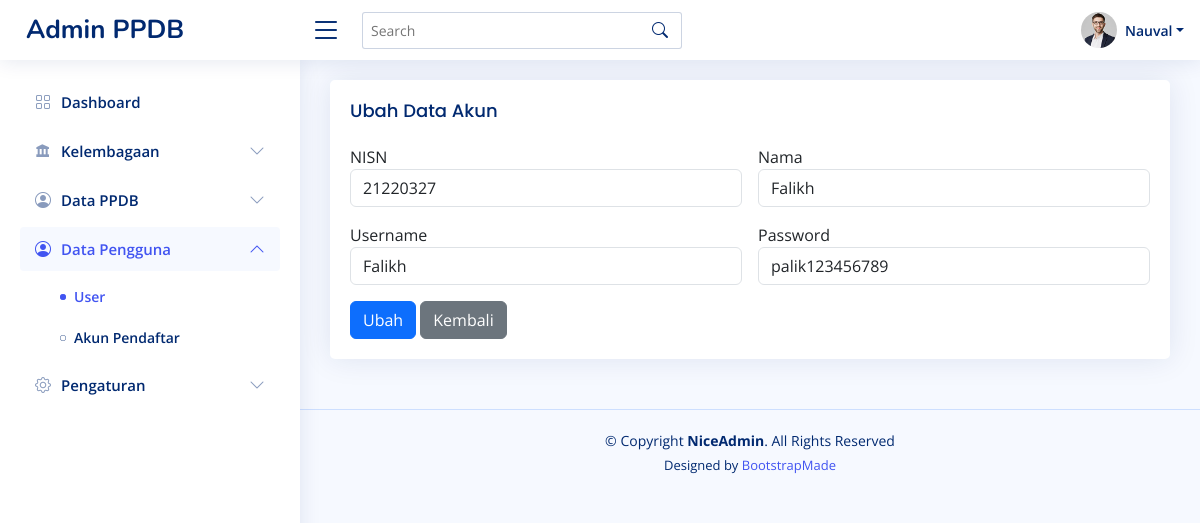
The app's page /admin/data_pengguna/edit-akun.php?id=2 (signed in) with its own data.
### tables this page shows
CREATE TABLE `tb_register` (
  `id_register` int(11) NOT NULL,
  `nisn` int(11) NOT NULL,
  `nama_pendaftar` varchar(30) NOT NULL,
  `username` varchar(15) NOT NULL,
  `password` varchar(20) NOT NULL
);

### admin/data_pengguna/edit-akun.php (the view, shortened to what this page needs)
<!DOCTYPE html>
<html lang="en">
<?php
$koneksi = new mysqli("localhost", "root", "", "ppdb_db");
if (isset($_GET['id'])) {
    $sql_cek = "SELECT * FROM tb_register WHERE id_register='" . $_GET['id'] . "'";
    $query_cek = mysqli_query($koneksi, $sql_cek);
    $akun_cek = mysqli_fetch_array($query_cek, MYSQLI_BOTH);
}
?>
<head>
    <link href="../assets/vendor/bootstrap/css/bootstrap.min.css" rel="stylesheet">
    <link href="../assets/vendor/bootstrap-icons/bootstrap-icons.css" rel="stylesheet">
    <link href="../assets/vendor/boxicons/css/boxicons.min.css" rel="stylesheet">
    <link href="../assets/vendor/quill/quill.snow.css" rel="stylesheet">
    <link href="../assets/vendor/quill/quill.bubble.css" rel="stylesheet">
    <link href="../assets/vendor/remixicon/remixicon.css" rel="stylesheet">
    <link href="../assets/vendor/simple-datatables/style.css" rel="stylesheet">
    <link href="../assets/css/style.css" rel="stylesheet">
</head>
<body>
    <header id="header" class="header fixed-top d-flex align-items-center">
        <div class="d-flex align-items-center justify-content-between">
            <a href="index.html" class="logo d-flex align-items-center">
                <span class="d-none d-lg-block">Admin PPDB</span>
            </a>
            <i class="bi bi-list toggle-sidebar-btn"></i>
        </div>
        <div class="search-bar">
            <form class="search-form d-flex align-items-center" method="POST" action="#">
                <input type="text" name="query" placeholder="Search" title="Enter search keyword">
                <button type="submit" title="Search"><i class="bi bi-search"></i></button>
            </form>
        </div>
        <nav class="header-nav ms-auto">
            <ul class="d-flex align-items-center">
                <li class="nav-item dropdown pe-3">
                    <a class="nav-link nav-profile d-flex align-items-center pe-0" href="#" data-bs-toggle="dropdown">
                        <img src="../assets/img/profile-img.jpg" alt="Profile" class="rounded-circle">
                        <span class="d-none d-md-block dropdown-toggle ps-2"><?php echo $_SESSION['username']; ?></span>
                    </a>
                </li>
            </ul>
        </nav>
    </header>
    <aside id="sidebar" class="sidebar">
        <ul class="sidebar-nav" id="sidebar-nav">
            <li class="nav-item">
                <a class="nav-link collapsed" href="">
                    <i class="bi bi-grid"></i>
                    <span>Dashboard</span>
                </a>
            </li>
            <li class="nav-item">
                <a class="nav-link collapsed" data-bs-target="#lembaga-nav" data-bs-toggle="collapse" href="#">
                    <i class="bx bxs-landmark"></i><span>Kelembagaan</span><i class="bi bi-chevron-down ms-auto"></i>
                </a>
            </li>
            <li class="nav-item">
                <a class="nav-link collapsed" data-bs-target="#ppdb-nav" data-bs-toggle="collapse" href="#">
                    <i class="bi bi-person-circle"></i><span>Data PPDB</span><i class="bi bi-chevron-down ms-auto"></i>
                </a>
            </li>
            <li class="nav-item">
                <a class="nav-link" data-bs-target="#pengguna-nav" data-bs-toggle="collapse" href="#">
                    <i class="bi bi-person-circle"></i><span>Data Pengguna</span><i class="bi bi-chevron-down ms-auto"></i>
                </a>
                <ul id="pengguna-nav" class="nav-content collapse show" data-bs-parent="#sidebar-nav">
                    <li>
                        <a href="user/user.php" class="active">
                            <i class="bi bi-circle"></i><span>User</span>
                        </a>
                    </li>
                    <li>
                        <a href="#">
                            <i class="bi bi-circle"></i><span>Akun Pendaftar</span>
                        </a>
                    </li>
                </ul>
            </li>
            <li class="nav-item">
                <a class="nav-link collapsed" data-bs-target="#pengaturan-nav" data-bs-toggle="collapse" href="#">
                    <i class="bi bi-gear"></i><span>Pengaturan</span><i class="bi bi-chevron-down ms-auto"></i>
                </a>
            </li>
        </ul>
    </aside>
    <main id="main" class="main">
        <section class="section">
            <div class="row">
                <div class="col-lg-12">
                    <div class="card">
                        <div class="card-body">
                            <h5 class="card-title">Ubah Data Akun</h5>
                            <form class="row g-3" method="POST" enctype="multipart/form-data">
                                <div class="col-md-6">
                                    <label>NISN</label>
                                    <input type="text" name="nisn" class="form-control" value="<?php echo $akun_cek['nisn']; ?>" readonly  />
                                </div>
                                <div class="col-md-6">
                                    <label>Nama</label>
                                    <input type="text" name="nama_pendaftar" class="form-control" value="<?php echo $akun_cek['nama_pendaftar']; ?>" />
                                </div>
                                <div class="col-md-6">
                                    <label>Username</label>
                                    <input type="text" name="username" class="form-control" value="<?php echo $akun_cek['username']; ?>" />
                                </div>
                                <div class="col-md-6">
                                    <label>Password</label>
                                    <input type="text" name="password" class="form-control" value="<?php echo $akun_cek['password']; ?>" />
                                </div>
                                <div class="text-right">
                                    <button type="submit" name="Ubah" class="btn btn-primary">Ubah</button>
                                    <a href="akun_pendaftar.php" class="btn btn-secondary">Kembali</a>
                                </div>
                            </form>
                        </div>
                    </div>
                </div>
            </div>
        </section>
</html>
<footer id="footer" class="footer">
    <div class="copyright">
        &copy; Copyright <strong><span>NiceAdmin</span></strong>. All Rights Reserved
    </div>
    <div class="credits">
        Designed by <a href="https://bootstrapmade.com/">BootstrapMade</a>
    </div>
</footer>
</body>
</html>

### admin/assets/css/style.css (style rules this page uses)
:root { scroll-behavior: smooth; }
body { font-family: "Open Sans", sans-serif; background: #f6f9ff; color: #444444; }
a { color: #4154f1; text-decoration: none; }
h1, h2, h3, h4, h5, h6 { font-family: "Nunito", sans-serif; }
#main { margin-top: 60px; padding: 20px 30px; transition: all 0.3s; }
.card { margin-bottom: 30px; border: none; border-radius: 5px; box-shadow: 0px 0 30px rgba(1, 41, 112, 0.1); }
.card-title { padding: 20px 0 15px 0; font-size: 18px; font-weight: 500; color: #012970; font-family: "Poppins", sans-serif; }
.card-body { padding: 0 20px 20px 20px; }
.logo { line-height: 1; }
@media (min-width: 1200px) { .logo { width: 280px; } }
.logo span { font-size: 26px; font-weight: 700; color: #012970; font-family: "Nunito", sans-serif; }
.header { transition: all 0.5s; z-index: 997; height: 60px; box-shadow: 0px 2px 20px rgba(1, 41, 112, 0.1); background-color: #fff; padding-left: 20px; }
.header .toggle-sidebar-btn { font-size: 32px; padding-left: 10px; cursor: pointer; color: #012970; }
.header .search-bar { min-width: 360px; padding: 0 20px; }
.header .search-form { width: 100%; }
.header .search-form input { border: 0; font-size: 14px; color: #012970; border: 1px solid rgba(1, 41, 112, 0.2); padding: 7px 38px 7px 8px; border-radius: 3px; transition: 0.3s; width: 100%; }
.header .search-form button { border: 0; padding: 0; margin-left: -30px; background: none; }
.header .search-form button i { color: #012970; }
.header-nav ul { list-style: none; }
.header-nav>ul { margin: 0; padding: 0; }
.header-nav .nav-profile { color: #012970; }
.header-nav .nav-profile img { max-height: 36px; }
.header-nav .nav-profile span { font-size: 14px; font-weight: 600; }
.sidebar { position: fixed; top: 60px; left: 0; bottom: 0; width: 300px; z-index: 996; transition: all 0.3s; padding: 20px; overflow-y: auto; scrollbar-width: thin; scrollbar-color: #aab7cf transparent; box-shadow: 0px 0px 20px rgba(1, 41, 112, 0.1); background-color: #fff; }
@media (min-width: 1200px) { #main, #footer { margin-left: 300px; } }
.sidebar-nav { padding: 0; margin: 0; list-style: none; }
.sidebar-nav li { padding: 0; margin: 0; list-style: none; }
.sidebar-nav .nav-item { margin-bottom: 5px; }
.sidebar-nav .nav-link { display: flex; align-items: center; font-size: 15px; font-weight: 600; color: #4154f1; transition: 0.3; background: #f6f9ff; padding: 10px 15px; border-radius: 4px; }
.sidebar-nav .nav-link i { font-size: 16px; margin-right: 10px; color: #4154f1; }
.sidebar-nav .nav-link.collapsed { color: #012970; background: #fff; }
.sidebar-nav .nav-link.collapsed i { color: #899bbd; }
.sidebar-nav .nav-link .bi-chevron-down { margin-right: 0; transition: transform 0.2s ease-in-out; }
.sidebar-nav .nav-link:not(.collapsed) .bi-chevron-down { transform: rotate(180deg); }
.sidebar-nav .nav-content { padding: 5px 0 0 0; margin: 0; list-style: none; }
.sidebar-nav .nav-content a { display: flex; align-items: center; font-size: 14px; font-weight: 600; color: #012970; transition: 0.3; padding: 10px 0 10px 40px; transition: 0.3s; }
.sidebar-nav .nav-content a i { font-size: 6px; margin-right: 8px; line-height: 0; border-radius: 50%; }
.sidebar-nav .nav-content a:hover, .sidebar-nav .nav-content a.active { color: #4154f1; }
.sidebar-nav .nav-content a.active i { background-color: #4154f1; }
.footer { padding: 20px 0; font-size: 14px; transition: all 0.3s; border-top: 1px solid #cddfff; }
.footer .copyright { text-align: center; color: #012970; }
.footer .credits { padding-top: 5px; text-align: center; font-size: 13px; color: #012970; }

### records on screen
tb_register: nisn "21220327", nama_pendaftar "Falikh", username "Falikh", password "palik123456789"

### other values on screen
$_SESSION['username'] "Nauval"
